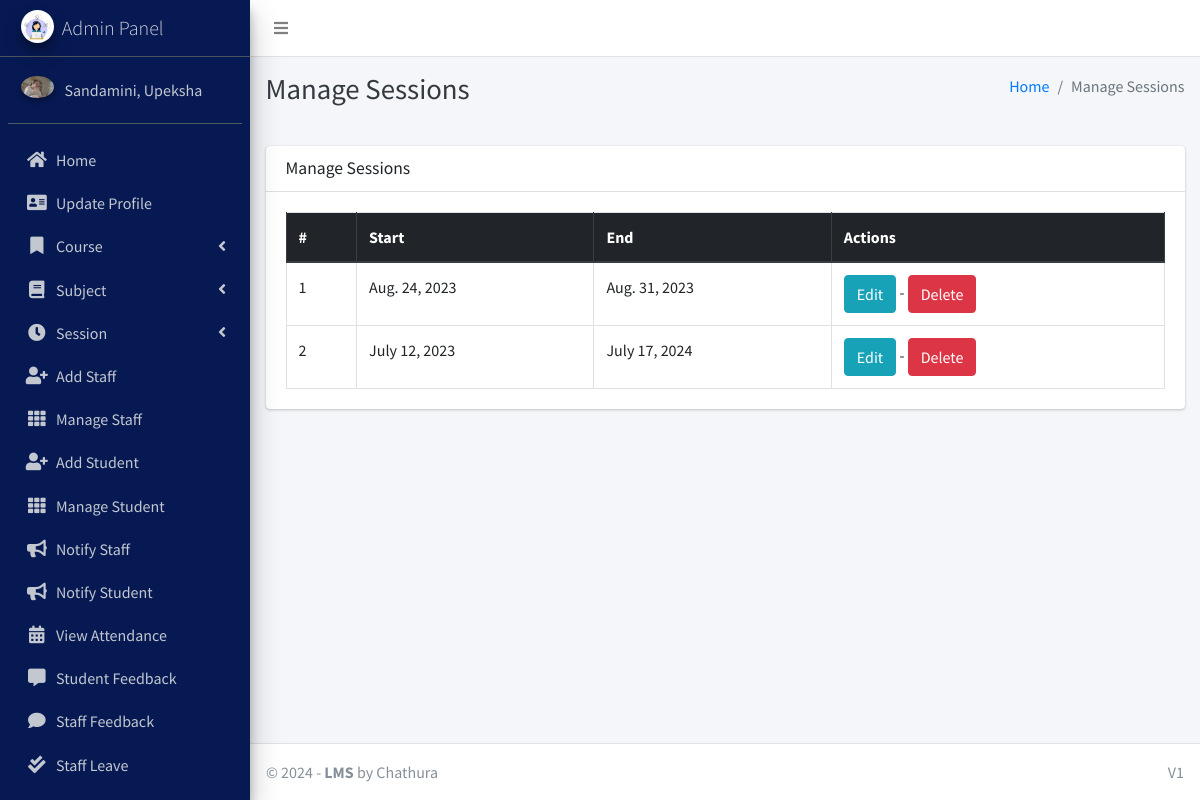
The app's page /session/manage/ (signed in) with its own data.
### main_app/models.py (models this page shows, shortened)
class CustomUser(AbstractUser):
    USER_TYPE = ((1, "HOD"), (2, "Staff"), (3, "Student"))
    GENDER = [("M", "Male"), ("F", "Female")]
    username = None  # Removed username, using email instead
    email = models.EmailField(unique=True)
    user_type = models.CharField(default=1, choices=USER_TYPE, max_length=1)
    gender = models.CharField(max_length=1, choices=GENDER)
    profile_pic = models.ImageField()
    address = models.TextField()
    fcm_token = models.TextField(default="")  # For firebase notifications
    created_at = models.DateTimeField(auto_now_add=True)
    updated_at = models.DateTimeField(auto_now=True)
    USERNAME_FIELD = "email"
    REQUIRED_FIELDS = []
    objects = CustomUserManager()
    def __str__(self):
        return self.last_name + ", " + self.first_name

class Session(models.Model):
    start_year = models.DateField()
    end_year = models.DateField()

### main_app/hod_views.py (the view)
# urls.py: path("session/manage/", hod_views.manage_session, name='manage_session'),
def manage_session(request):
    sessions = Session.objects.all()
    context = {'sessions': sessions, 'page_title': 'Manage Sessions'}
    return render(request, "hod_template/manage_session.html", context)

### main_app/templates/hod_template/manage_session.html
{% extends 'main_app/base.html' %}
{% load static %}
{% block page_title %}{{page_title}}{% endblock page_title %}
{% block content %}
<section class="content">
    <div class="container-fluid">
        <div class="row">
            <div class="col-md-12">
                <div class="card">
                    <div class="card-header">
                        <h3 class="card-title">{{page_title}}</h3>
                    </div>
                    <div class="card-body">
                        <table id="example2" class="table table-bordered table-hover">
                            <thead class="thead-dark">
                                <tr>
                                    <th>#</th>
                                    <th>Start</th>
                                    <th>End</th>
                                    <th>Actions</th>
                                </tr>
                            </thead>
                            <tbody>
                                {% for session in sessions %}
                                <tr>
                                    <td>{{ forloop.counter }}</td>
                                    <td>{{session.start_year}}</td>
                                    <td>{{session.end_year}}</td>
                                    <td><a href="{% url 'edit_session' session.id %}" class="btn btn-info">Edit</a> - <a href="{% url 'delete_session' session.id %}" onclick="return confirm('Are you sure you want to delete this ?')" class="btn btn-danger">Delete</a> </td>
                                </tr>
                                {% endfor %}
                            </tbody>
                        </table>
                    </div>
                </div>
            </div>
        </div>
    </div>
</section>
{% endblock content %}

### main_app/templates/main_app/sidebar_template.html (shortened to what this page needs)
{% load static %}
<aside class="main-sidebar sidebar-dark-info elevation-4">
    {% if request.user.user_type == '1' %}
    <a href="{% url 'admin_home' %}" class="brand-link">
        <img src="{% static 'dist/img/cmsl.png' %} " alt="AdminLTE Logo"
            class="brand-image img-circle elevation-3" >
        <span class="brand-text font-weight-light">Admin Panel</span>
    </a>
    <div class="sidebar">
        <div class="user-panel mt-3 pb-3 mb-3 d-flex">
            <div class="image">
                <img src="{{ request.user.profile_pic}}" class="img-circle elevation-2" alt="User Image">
            </div>
            <div class="info">
                <a href="#" class="d-block">{{user}}</a>
            </div>
        </div>
        <nav class="mt-2">
            <ul class="nav nav-pills nav-sidebar flex-column" data-widget="treeview" role="menu" data-accordion="false">
                <li class="nav-item">
                    {% url 'admin_home' as admin_home %}
                    <a href="{{admin_home}}" class="nav-link {% if admin_home == request.path %} active {% endif %}">
                        <i class="nav-icon fas fa-home"></i>
                        <p>
                            Home
                        </p>
                    </a>
                </li>
                <li class="nav-item">
                    {% url 'admin_view_profile' as admin_view_profile %}
                    <a href="{{admin_view_profile}}"
                        class="nav-link {% if admin_view_profile == request.path %} active {% endif %}">
                        <i class="nav-icon fas fa-address-card"></i>
                        <p>
                            Update Profile
                        </p>
                    </a>
                </li>
                <li class="nav-item has-treeview">
                    <a href="#" class="nav-link">
                        <i class="nav-icon fas fa-bookmark"></i>
                        <p>
                            Course
                            <i class="fas fa-angle-left right"></i>
                        </p>
                    </a>
                </li>
                <li class="nav-item has-treeview">
                    <a href="#" class="nav-link">
                        <i class="nav-icon fas fa-book"></i>
                        <p>
                            Subject
                            <i class="fas fa-angle-left right"></i>
                        </p>
                    </a>
                </li>
                <li class="nav-item has-treeview">
                    <a href="#" class="nav-link">
                        <i class="nav-icon fas fa-clock"></i>
                        <p>
                            Session
                            <i class="fas fa-angle-left right"></i>
                        </p>
                    </a>
                </li>
                <li class="nav-item">
                    {% url 'add_staff' as add_staff %}
                    <a href="{{add_staff}}" class="nav-link {% if add_staff == request.path %} active {% endif %}">
                        <i class="nav-icon fas fa-user-plus"></i>
                        <p>
                            Add Staff
                        </p>
                    </a>
                </li>
                <li class="nav-item">
                    {% url 'manage_staff' as manage_staff %}
                    {% url 'edit_staff' staff_id as edit_staff %}
                    <a href="{{manage_staff}}"
                        class="nav-link {% if manage_staff == request.path or request.path == edit_staff %} active {% endif %}">
                        <i class="nav-icon fas fa-th"></i>
                        <p>
                            Manage Staff
                        </p>
                    </a>
                </li>
                <li class="nav-item">
                    {% url 'add_student' as add_student%}
                    <a href="{{add_student}}" class="nav-link  {% if add_student == request.path %} active {% endif %}">
                        <i class="nav-icon fas fa-user-plus"></i>
                        <p>
                            Add Student
                        </p>
                    </a>
                </li>
                <li class="nav-item">
                    {% url 'manage_student' as manage_student %}
                    {% url 'edit_student' student_id as edit_student %}
                    <a href="{{manage_student}}"
                        class="nav-link  {% if edit_student == request.path or manage_student == request.path %} active {% endif %}">
                        <i class="nav-icon fas fa-th"></i>
                        <p>
                            Manage Student
                        </p>
                    </a>
                </li>
                <li class="nav-item">
                    {% url 'admin_notify_staff' as admin_notify_staff %}
                    <a href="{{admin_notify_staff}}"
                        class="nav-link {% if admin_notify_staff == request.path %} active {% endif %}">
                        <i class="nav-icon fas fa-bullhorn"></i>
                        <p>
                            Notify Staff
                        </p>
                    </a>
                </li>
                <li class="nav-item">
                    {% url 'admin_notify_student' as admin_notify_student %}
                    <a href="{{admin_notify_student}}"
                        class="nav-link {% if admin_notify_student == request.path %} active {% endif %}">
                        <i class="nav-icon fas fa-bullhorn"></i>
                        <p>
                            Notify Student
                        </p>
                    </a>
                </li>
                <li class="nav-item">
                    {% url 'admin_view_attendance' as admin_view_attendance %}
                <li class="nav-item">
                    <a href="{{admin_view_attendance}}"
                        class="nav-link  {% if admin_view_attendance == request.path %} active {% endif %}">
                        <i class="nav-icon fas fa-calendar-alt"></i>
                        <p>
                            View Attendance
                        </p>
                    </a>
                </li>
                <li class="nav-item">
                    {% url 'student_feedback_message' as student_feedback_message %}
                    <a href="{{ student_feedback_message }}"
                        class="nav-link  {% if student_feedback_message == request.path %} active {% endif %}">
                        <i class="nav-icon fas fa-comment-alt"></i>
                        <p>
                            Student Feedback
                        </p>
                    </a>
                </li>
                <li class="nav-item">
                    {% url 'staff_feedback_message' as staff_feedback_message %}
                    <a href="{{staff_feedback_message}}"
                        class="nav-link   {% if staff_feedback_message == request.path %} active {% endif %}">
                        <i class="nav-icon fas fa-comment"></i>
                        <p>
                            Staff Feedback
                        </p>
                    </a>
                </li>
                <li class="nav-item">
                    {% url 'view_staff_leave' as view_staff_leave %}
                    <a href="{{view_staff_leave}}"
                        class="nav-link  {% if view_staff_leave == request.path %} active {% endif %}">
                        <i class="nav-icon fas fa-check-double"></i>
                        <p>
                            Staff Leave
                        </p>
                    </a>
                </li>
                <li class="nav-item">
                    {% url 'view_student_leave' as view_student_leave %}
                    <a href="{% url 'view_student_leave' %}"
                        class="nav-link  {% if view_student_leave == request.path %} active {% endif %}">
                    </a>
                </li>
                                        {% endif %}
                                    </ul>
                                </nav>
                            </div>
</aside>

### records on screen
CustomUser: user.profile_pic (picture), last_name+first_name "Sandamini, Upeksha"
Session: start_year "Aug. 24, 2023", end_year "Aug. 31, 2023"
Session: start_year "July 12, 2023", end_year "July 17, 2024"

### other values on screen
{{ page_title }} "Manage Sessions"
